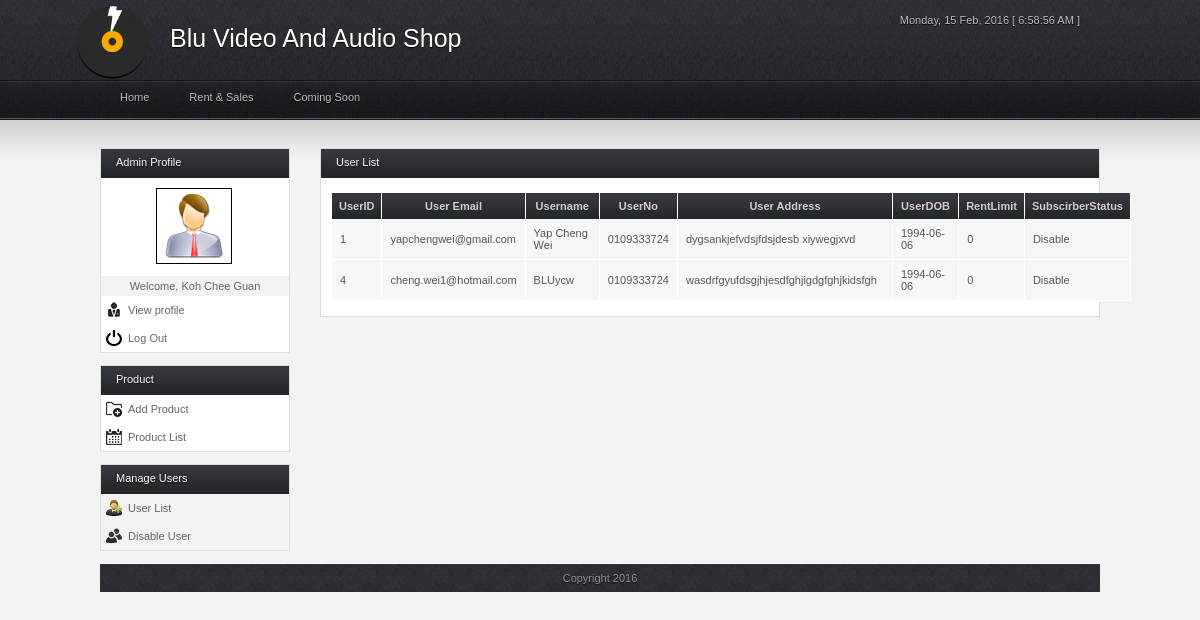
Page /admin/view_user.php (signed in) on the committed database.
### tables this page shows
CREATE TABLE IF NOT EXISTS `user` (
  `User_ID` int(15) NOT NULL AUTO_INCREMENT,
  `User_Name` varchar(300) NOT NULL,
  `User_Password` varchar(300) NOT NULL,
  `User_Email` varchar(300) NOT NULL,
  `User_Profile_Pic` varchar(1000) NOT NULL DEFAULT '../images/default_pic.jpg',
  `User_Phone` varchar(30) NOT NULL,
  `User_Address` varchar(300) NOT NULL,
  `User_Dob` date NOT NULL,
  `User_Subscribe_Status` varchar(10) NOT NULL,
  `User_Rent_Limit` int(11) NOT NULL DEFAULT '0',
  `User_Privilege` varchar(15) NOT NULL,
  `User_Date` date NOT NULL,
  PRIMARY KEY (`User_ID`)
);

### admin/view_user.php (the view, shortened to what this page needs)
<?php
	$user_id = $_SESSION['user_id'];
	$result = mysql_query("SELECT * FROM user WHERE User_ID = '$user_id'");
	$row = mysql_fetch_assoc($result);
  $user_list = mysql_query("SELECT * FROM user where User_Privilege='2'");
?>
<!DOCTYPE html>
<html>
<head>
<link rel="stylesheet" type="text/css" href="../css/style.css" media="screen"/>
<link rel="stylesheet" type="text/css" href="../css/stylesheet.css" media="screen"/>
<link rel="stylesheet" type="text/css" href="../css/bg_style_black.css" media="screen" />
</head>
<body>
<div class="wrap">
	<div id="header">
		<div id="top">
			<div class="left">
				<img src="../img/logo.ico" alt="Blu Video and Audio Shop" id="" class="logo_images" style="position:absolute; width: 85px; margin: -15px 0 0 -50px;"/>
				<p id="" class="shop_name" style="font-size:25px;display:;background-color:;width:100%;color:white; margin-left:50px; margin-top:10px;">Blu Video And Audio Shop</p>
			</div>
      <div class="right">
				<div class="align-right">
					<p><span id="timer"></span></p>
				</div>
			</div>
		</div>
		<div id="nav">
			<ul>
				<li class="upp"><a href="../admin/index.php">Home</a></li>
				<li class="upp"><a href="#">Rent & Sales</a>
				</li>
				<li class="upp"><a href="#">Coming Soon</a></li>
			</ul>
		</div>
	</div>
	<div id="content">
    <div id="sidebar">
      <div class="box">
        <div class="h_title">Admin Profile</div>
        <div style="background:white; padding: 10px 55px;"><img src="../img/user_photo.gif" style="border:1px solid black; padding: 5px;" /></div>
        <p style="text-align:center; line-height: 20px;">Welcome, <?php echo $row['User_Name'];?></p>
        <ul id="home">
          <li class="b1"><a class="icon profile" href="adminProfile.php" >View profile</a></li>
          <li class="b1"><a class="icon logout" href="../visitor/visitor.php">Log Out</a></li>
        </ul>
      </div>
      <div class="box">
        <div class="h_title">Product</div>
        <ul>
          <li class="b1"><a class="icon add_product" href="admin_addProduct.php">Add Product</a></li>
          <li class="b1"><a class="icon delete_product" href="admin_prodList.php">Product List</a></li>
        </ul>
      </div>
      <div class="box">
        <div class="h_title">Manage Users</div>
        <ul>
          <li class="b3"><a class="icon add_user" href="view_user.php">User List</a></li>
          <li class="b3"><a class="icon delete_user" href="disable_user.php">Disable User</a></li>
        </ul>
      </div>
    </div>
    <div id="main">
      <div class="full_w">
        <div class="h_title">User List</div>
        <form method="get" action="" style="margin: 0px;" name="userlist">
        <table width="90%">
          <thead>
            <tr>
                  <th ="col" width="20px">UserID</th>
                  <th scope="col" >User Email</th>
                  <th scope="col" >Username</th>
                  <th scope="col" >UserNo</th>
                  <th scope="col" width="200px">User Address</th>
                  <th scope="col" >UserDOB</th>
                  <th scope="col" >RentLimit</th>
                  <th scope="col" >SubscirberStatus</th>
              </tr>
          </thead>
          <tbody>
            <?php
            while(  $u_rows = mysql_fetch_assoc($user_list))
            {
          ?>
            <tr>
                  <td class="align-center"><?php echo $u_rows['User_ID']?></td>
                  <td class="align-center"><?php echo $u_rows['User_Email']?></td>
                  <td class="align-center"><?php echo $u_rows['User_Name']?></td>
                  <td class="align-center"><?php echo $u_rows['User_Phone']?></td>
                  <td class="align-center"><?php echo $u_rows['User_Address']?></td>
                  <td class="align-center"><?php echo $u_rows['User_Dob']?></td>
                  <td class="align-center"><?php echo $u_rows['User_Rent_Limit']?></td>
                  <td class="align-center"><?php echo $u_rows['User_Subscribe_Status']?></td>
              </tr>
            <?php
          }
             ?>
          </tbody>
        </table>
        </form>
      </div>
    </div>
	</div>
	<div id="footer">
			<p style="text-align:center;">Copyright 2016</p>
	</div>
</div>
</body>
</html>

### css/style.css (style rules this page uses)
* { margin: 0; padding: 0; }
body { color: #bebebe; font-family: Tahoma, Arial, Helvetica, sans-serif; font-size: 17px; margin: 0; }
a { text-decoration: none; }
.wrap { margin: 0 auto; width: 1000px; }
#header #top { height: 72px; padding: 14px 20px 0 20px; }
#header #top p { text-shadow: #000 0px 1px 1px; }
#header #nav { height: 27px; margin:0; padding: 5px 20px 0 10px; position: relative; }
#header #nav ul { list-style: none; }
#header #nav ul li.upp { display: inline; float: left; position: relative; margin: 0; text-align: center; }
#header #nav ul li.upp a { color: #bebebe; display: block; padding: 0px 30px 11px 10px; text-align: center; text-shadow: #000 0px 1px 1px; }
#content { margin: 30px 0 30px 0; }
#content .b1 { background: #ffffff; }
#content tr:nth-child(even) { background: #ffffff; }
#content tr:nth-child(odd) { background: #f7f7f7; }
#content #sidebar { float: left; margin: 0 20px 0 0; width: 190px; color: #656565 }
#sidebar a { color: #656565; }
#sidebar .box { border: 1px solid #DCDDE1; margin: 0 0 12px 0; }
#sidebar .box .h_title { color: #bebebe; cursor: pointer; font-size: 11px; font-weight: normal; height: 22px; padding: 7px 0 0 15px; text-shadow: #0E0E0E 0px 1px 1px; }
#sidebar .box ul { list-style: none; }
#sidebar .box ul li { padding: 8px 0 8px 5px; }
.box ul li .icon { padding: 2px 0 2px 22px; }
.box ul li .delete_user { background: url(../img/i_users.png) no-repeat center left; }
.box ul li .add_user { background: url(../img/i_add_user.png) no-repeat center left; }
.box ul li .delete_product { background: url(../img/i_timetable.png) no-repeat center left; }
.box ul li .profile { background: url(../img/i_profile.png) no-repeat center left; }
.box ul li .add_product { background: url(../img/i_add_table.png) no-repeat center left; }
.box ul li .logout { background: url(../img/i_logout.png) no-repeat center left; }
#content #main { float: right; margin: 0 0 12px 0; width: 780px; }
#main .full_w { background: #ffffff; border: 1px solid #DCDDE1; color: #848484; margin: 0 0 20px 0; }
#main .full_w .h_title, #main .half_w .h_title { color: #bebebe; font-size: 11px; font-weight: normal; height: 22px; padding: 7px 0 0 15px; text-shadow: #0E0E0E 0px 1px 1px; }
#main form { margin: 15px; }
table { border-collapse: collapse; margin: 15px; }
table th { color: #DACDCD; border-left: 1px solid #ffffff; border-right: 1px solid #ffffff; font-size: 20px; font-weight: bold; padding: 7px; text-shadow: 0px 1px #242424; }
table tr { border-left: 1px solid #ffffff; border-right: 1px solid #ffffff; }
table td { border-left: 1px solid #ffffff; border-bottom: 1px solid #ffffff; border-top: 1px solid ffffff; color: #565656; padding: 8px; }
#footer { border-top: 1px solid #FFF; color: #939393; float: left; margin: 0 auto; padding: 8px 20px; text-shadow: #111111 0px 1px 1px; width: 960px; }
.left { float: left; }
.right { float: right; }
.align-right { text-align: right; }

### css/bg_style_black.css (style rules this page uses)
body { background: #f3f3f3 url(../img/bg_top.jpg) repeat-x; }
#sidebar .box .h_title { background: url(../img/bg_box_head.jpg) repeat-x; }
#main .full_w .h_title, #main .half_w .h_title { background: url(../img/bg_box_head.jpg) repeat-x; }
table th { background: url(../img/bg_box_head.jpg) repeat-x; }
#footer { background: url(../img/bg_top.jpg) repeat-x top center; }

### admin/view_user.php (style rules this page uses)
table { width: 800px; margin-left: 10px; }

### rows in the picture
user: User_Name "Koh Chee Guan"
user: User_ID "1", User_Email "yapchengwei@gmail.com", User_Name "Yap Cheng Wei", User_Phone "0109333724", User_Address "dygsankjefvdsjfdsjdesb xiywegjxvd", User_Dob "1994-06-06", User_Rent_Limit "0", User_Subscribe_Status "Disable"
user: User_ID "4", User_Email "cheng.wei1@hotmail.com", User_Name "BLUycw", User_Phone "0109333724", User_Address "wasdrfgyufdsgjhjesdfghjigdgfghjkidsfgh", User_Dob "1994-06-06", User_Rent_Limit "0", User_Subscribe_Status "Disable"
